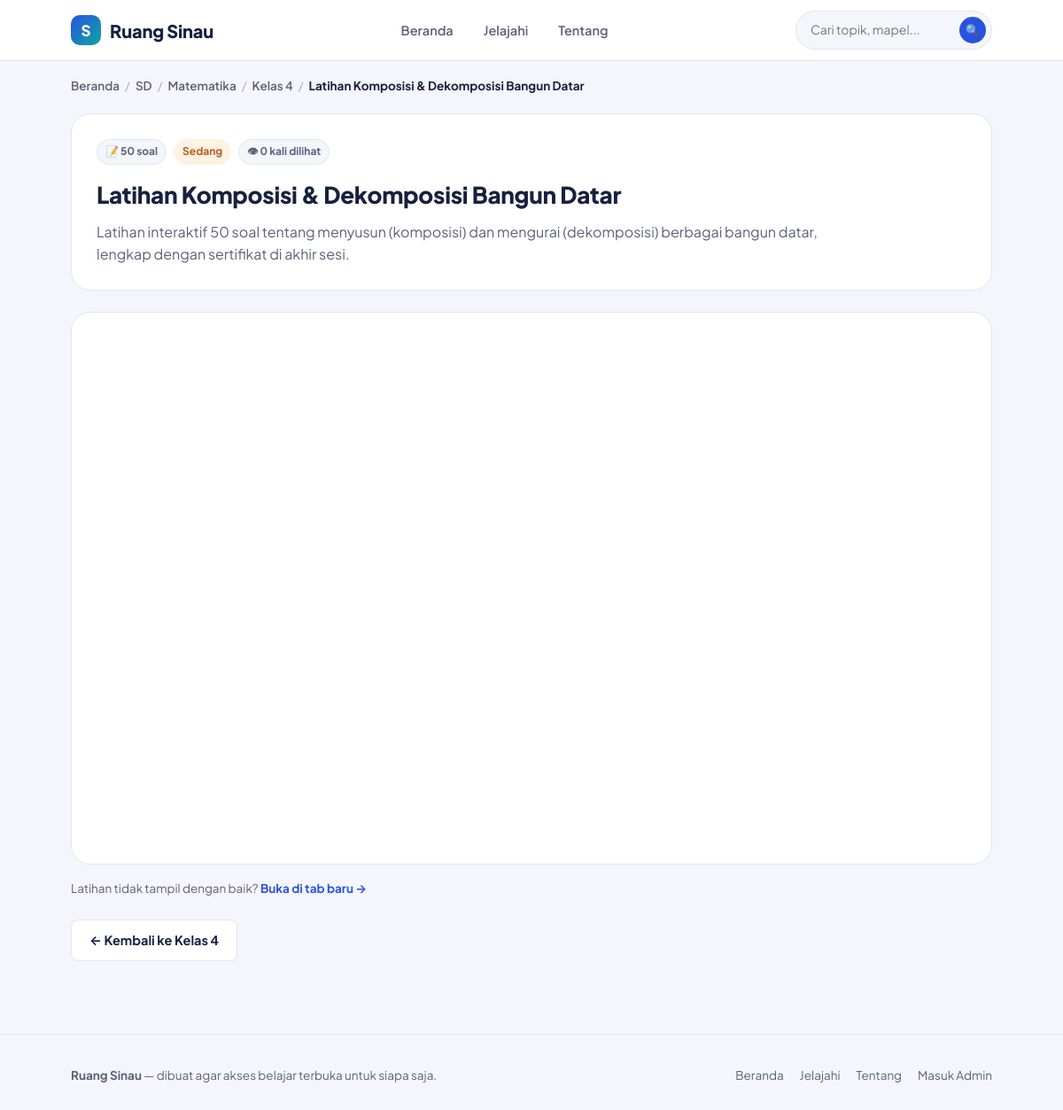
Page /topik.php?slug=komposisi-dekomposisi-bangun-datar&kelas=kelas-4 on the committed database.
### tables this page shows
CREATE TABLE IF NOT EXISTS topik (
    id              INT UNSIGNED AUTO_INCREMENT PRIMARY KEY,
    kelas_id        INT UNSIGNED NOT NULL,
    tipe            ENUM('latihan','materi') NOT NULL DEFAULT 'latihan',
    judul           VARCHAR(200) NOT NULL,
    slug            VARCHAR(220) NOT NULL,
    deskripsi       VARCHAR(500) NULL,
    tingkat         ENUM('mudah','sedang','sulit') NULL,
    jumlah_soal     SMALLINT UNSIGNED NULL,
    file_path       VARCHAR(255) NULL,       
    konten          LONGTEXT NULL,           
    emoji           VARCHAR(10) NULL DEFAULT '📝',
    status          ENUM('draft','published') NOT NULL DEFAULT 'published',
    dilihat         INT UNSIGNED NOT NULL DEFAULT 0,
    dibuat_oleh     INT UNSIGNED NULL,
    created_at      DATETIME NOT NULL DEFAULT CURRENT_TIMESTAMP,
    updated_at      DATETIME NOT NULL DEFAULT CURRENT_TIMESTAMP ON UPDATE CURRENT_TIMESTAMP,
    UNIQUE KEY uq_topik_slug (kelas_id, slug),
    KEY idx_topik_status (status),
    KEY idx_topik_tipe (tipe),
    CONSTRAINT fk_topik_kelas FOREIGN KEY (kelas_id) REFERENCES kelas(id) ON DELETE CASCADE,
    CONSTRAINT fk_topik_admin FOREIGN KEY (dibuat_oleh) REFERENCES admin_users(id) ON DELETE SET NULL,
    FULLTEXT KEY ft_topik_cari (judul, deskripsi)
);

CREATE TABLE IF NOT EXISTS jenjang (
    id          INT UNSIGNED AUTO_INCREMENT PRIMARY KEY,
    nama        VARCHAR(60)  NOT NULL,
    slug        VARCHAR(60)  NOT NULL UNIQUE,
    deskripsi   VARCHAR(255) NULL,
    urutan      INT UNSIGNED NOT NULL DEFAULT 0,
    created_at  DATETIME NOT NULL DEFAULT CURRENT_TIMESTAMP
);

CREATE TABLE IF NOT EXISTS mapel (
    id          INT UNSIGNED AUTO_INCREMENT PRIMARY KEY,
    jenjang_id  INT UNSIGNED NOT NULL,
    nama        VARCHAR(100) NOT NULL,
    slug        VARCHAR(100) NOT NULL,
    emoji       VARCHAR(10)  NULL DEFAULT '📘',
    urutan      INT UNSIGNED NOT NULL DEFAULT 0,
    created_at  DATETIME NOT NULL DEFAULT CURRENT_TIMESTAMP,
    UNIQUE KEY uq_mapel_slug (jenjang_id, slug),
    CONSTRAINT fk_mapel_jenjang FOREIGN KEY (jenjang_id) REFERENCES jenjang(id) ON DELETE CASCADE
);

CREATE TABLE IF NOT EXISTS kelas (
    id          INT UNSIGNED AUTO_INCREMENT PRIMARY KEY,
    mapel_id    INT UNSIGNED NOT NULL,
    nama        VARCHAR(60)  NOT NULL,
    slug        VARCHAR(60)  NOT NULL,
    urutan      INT UNSIGNED NOT NULL DEFAULT 0,
    created_at  DATETIME NOT NULL DEFAULT CURRENT_TIMESTAMP,
    UNIQUE KEY uq_kelas_slug (mapel_id, slug),
    CONSTRAINT fk_kelas_mapel FOREIGN KEY (mapel_id) REFERENCES mapel(id) ON DELETE CASCADE
);

### includes/functions.php (called while the page is built, shortened)
<?php
function h(?string $value): string
{
    return htmlspecialchars($value ?? '', ENT_QUOTES, 'UTF-8');
}
function url_publik(string $path = ''): string
{
    return rtrim(APP_URL, '/') . '/' . ltrim($path, '/');
}
function format_judul(string $judul): string
{
    return $judul;
}

### topik.php (the view, shortened to what this page needs)
<?php
require_once __DIR__ . '/includes/functions.php';
$pdo = db();
$slugTopik = trim($_GET['slug'] ?? '');
$slugKelas = trim($_GET['kelas'] ?? '');
$stmt = $pdo->prepare(
    "SELECT t.*, k.nama AS kelas_nama, k.slug AS kelas_slug,
            m.nama AS mapel_nama, m.slug AS mapel_slug, m.emoji AS mapel_emoji,
            j.nama AS jenjang_nama, j.slug AS jenjang_slug
     FROM topik t
     JOIN kelas k ON k.id = t.kelas_id
     JOIN mapel m ON m.id = k.mapel_id
     JOIN jenjang j ON j.id = m.jenjang_id
     WHERE t.slug = :slug AND k.slug = :kelas AND t.status = 'published'"
);
$stmt->execute(['slug' => $slugTopik, 'kelas' => $slugKelas]);
$topik = $stmt->fetch();
$topik['judul'] = format_judul($topik['judul']);
require __DIR__ . '/includes/header.php';
$urlKelas = url_publik('kelas.php?slug=' . urlencode($topik['kelas_slug']) . '&mapel=' . urlencode($topik['mapel_slug']) . '&jenjang=' . urlencode($topik['jenjang_slug']));
?>
<nav class="breadcrumb">
    <a href="<?= h(url_publik('index.php')) ?>">Beranda</a>
    <span class="pemisah">/</span>
    <a href="<?= h(url_publik('jenjang.php?slug=' . urlencode($topik['jenjang_slug']))) ?>"><?= h($topik['jenjang_nama']) ?></a>
    <span class="pemisah">/</span>
    <a href="<?= h(url_publik('mapel.php?slug=' . urlencode($topik['mapel_slug']) . '&jenjang=' . urlencode($topik['jenjang_slug']))) ?>"><?= h($topik['mapel_nama']) ?></a>
    <span class="pemisah">/</span>
    <a href="<?= h($urlKelas) ?>"><?= h($topik['kelas_nama']) ?></a>
    <span class="pemisah">/</span>
    <span class="sekarang"><?= h($topik['judul']) ?></span>
</nav>
<div class="topik-header">
    <div class="meta">
        <?php if ($topik['tipe'] === 'materi'): ?>
            <span class="badge materi">📘 Materi</span>
        <?php else: ?>
            <span class="badge">📝 <?= (int)($topik['jumlah_soal'] ?? 0) ?: '—' ?> soal</span>
            <?php if (!empty($topik['tingkat'])): ?>
                <span class="badge <?= h($topik['tingkat']) ?>"><?= h(ucfirst($topik['tingkat'])) ?></span>
            <?php endif; ?>
        <?php endif; ?>
        <span class="badge">👁 <?= (int)$topik['dilihat'] ?> kali dilihat</span>
    </div>
    <h1><?= h($topik['judul']) ?></h1>
    <?php if ($topik['deskripsi']): ?>
        <p><?= h($topik['deskripsi']) ?></p>
    <?php endif; ?>
</div>
<?php if ($topik['tipe'] === 'latihan'): ?>
    <?php if ($topik['file_path'] && file_exists(UPLOAD_DIR_QUIZZES . $topik['file_path'])): ?>
        <iframe
            class="frame-latihan"
            src="<?= h(url_publik(ltrim(UPLOAD_URL_QUIZZES, '/') . $topik['file_path'])) ?>"
            title="<?= h($topik['judul']) ?>"
            sandbox="allow-scripts allow-downloads allow-popups allow-modals allow-same-origin"
            loading="lazy">
        </iframe>
        <p style="color:var(--muted); font-size:13.5px; margin-top:10px;">
            Latihan tidak tampil dengan baik? <a href="<?= h(url_publik(ltrim(UPLOAD_URL_QUIZZES, '/') . $topik['file_path'])) ?>" target="_blank" rel="noopener" style="color:var(--primary); font-weight:700;">Buka di tab baru →</a>
        </p>
    <?php endif; ?>
<?php else: ?>
    <div class="materi-konten">
        <?= $topik['konten'] ?: '<p>Belum ada konten materi.</p>' ?>
    </div>
<?php endif; ?>
<div style="margin-top:24px;">
    <a href="<?= h($urlKelas) ?>" class="btn btn-outline">← Kembali ke <?= h($topik['kelas_nama']) ?></a>
</div>
<?php require __DIR__ . '/includes/footer.php'; ?>

### assets/css/style.css (style rules this page uses)
:root { --ink: #16213E; --muted: #5B6178; --paper: #FFFFFF; --bg: #F4F6FB; --line: #E2E6F0; --primary: #2952E3; --primary-dark: #1D3BB0; --primary-tint: #EAEFFD; --accent: #FF8C42; --accent-tint: #FFF1E4; --teal: #0EA5A0; --teal-tint: #E4F7F6; --success: #17A672; --danger: #E0483E; --radius-sm: 8px; --radius-md: 14px; --radius-lg: 22px; --shadow: 0 1px 2px rgba(22, 33, 62, 0.06); --container: 1120px; }
* { box-sizing: border-box; }
html { scroll-behavior: smooth; overflow-x: hidden; }
body { margin: 0; font-family: 'Plus Jakarta Sans', -apple-system, BlinkMacSystemFont, 'Segoe UI', sans-serif; background: var(--bg); color: var(--ink); line-height: 1.55; -webkit-font-smoothing: antialiased; overflow-x: hidden; width: 100%; }
a { color: inherit; text-decoration: none; }
.breadcrumb { display: flex; flex-wrap: wrap; align-items: center; gap: 6px; font-size: 13.5px; color: var(--muted); margin-bottom: 20px; }
.breadcrumb a { color: var(--muted); font-weight: 600; }
.breadcrumb .pemisah { opacity: .5; }
.breadcrumb .sekarang { color: var(--ink); font-weight: 700; }
.badge { display: inline-flex; align-items: center; gap: 4px; font-size: 12px; font-weight: 700; padding: 4px 9px; border-radius: 999px; background: var(--bg); color: var(--muted); border: 1px solid var(--line); }
.badge.sedang { background: var(--accent-tint); color: #B85B1B; border-color: transparent; }
.btn { display: inline-flex; align-items: center; justify-content: center; gap: 8px; padding: 11px 20px; border-radius: var(--radius-sm); font-weight: 700; font-size: 14.5px; border: 1.5px solid transparent; cursor: pointer; font-family: inherit; }
.btn-outline { background: var(--paper); border-color: var(--line); color: var(--ink); }
.topik-header { background: var(--paper); border: 1.5px solid var(--line); border-radius: var(--radius-lg); padding: 28px; margin-bottom: 24px; }
.topik-header .meta { display: flex; gap: 8px; flex-wrap: wrap; margin-bottom: 14px; }
.topik-header h1 { font-size: 26px; margin: 0 0 10px; font-weight: 800; letter-spacing: -0.01em; overflow-wrap: break-word; word-break: break-word; }
.topik-header p { color: var(--muted); margin: 0; max-width: 70ch; overflow-wrap: break-word; word-break: break-word; }
.frame-latihan { width: 100%; height: 78vh; min-height: 560px; border: 1.5px solid var(--line); border-radius: var(--radius-lg); background: #fff; }

### rows in the picture
topik: jenjang.nama "SD", mapel.nama "Matematika", kelas.nama "Kelas 4", judul "Latihan Komposisi & Dekomposisi Bangun Datar", jumlah_soal "50", tingkat "Sedang", dilihat "0", deskripsi "Latihan interaktif 50 soal tentang menyusun (komposisi) dan mengurai (dekomposisi) berbagai bangun datar, lengkap dengan sertifikat di akhir sesi."

### other values in the picture
APP_NAME "Ruang Sinau"
